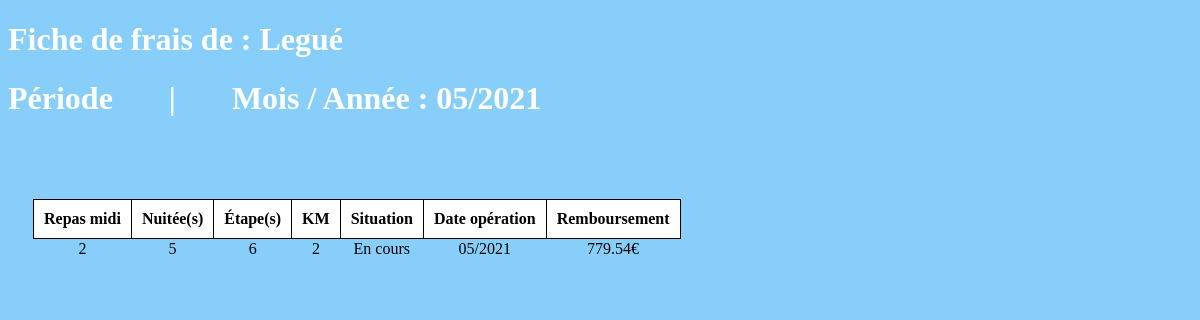
Page /PHP/LireFicheFrais.php?id=18 (signed in) on the committed database.
### tables this page shows
CREATE TABLE `fichefrais` (
  `id` int NOT NULL,
  `idVisiteur` char(4) NOT NULL,
  `mois` int UNSIGNED NOT NULL,
  `annee` int UNSIGNED NOT NULL,
  `nbJustificatifs` int NOT NULL,
  `montantValide` decimal(10,2) NOT NULL,
  `dateModif` date NOT NULL,
  `idEtat` char(2) NOT NULL
);

CREATE TABLE `lignefraisforfait` (
  `idFicheFrais` int NOT NULL,
  `idForfait` char(4) NOT NULL,
  `quantite` int NOT NULL,
  `id` int NOT NULL
);

### PHP/LireFicheFrais.php (the view, shortened to what this page needs)
<!DOCTYPE html>
<?php
$cnxBDD = connexion();
$nomVisiteur=$_SESSION['nomVisiteur'];
$idVisiteur=$_SESSION['idVisiteur'];
$idFicheFrais = $_GET['id'];
$sqlDate = 'SELECT mois, annee FROM FicheFrais WHERE idVisiteur='.$idVisiteur.' AND id='.$idFicheFrais.';';
                        $sqlDate = $cnxBDD -> query($sqlDate);
                        while($userData = $sqlDate -> fetch_assoc()) {
                            $sqlDateComplete = '0'.$userData['mois'].'/'.$userData['annee'];
                        }
$sqlRep ="SELECT idForfait, quantite, idFicheFrais FROM lignefraisforfait WHERE idFicheFrais='".$idFicheFrais."' AND idForfait='REP';";
    $sqlRep = $cnxBDD -> query($sqlRep);
    while($userData = $sqlRep -> fetch_assoc()) {
        $rep = $userData['quantite'];
}
$sqlNui ="SELECT idForfait, quantite, idFicheFrais FROM lignefraisforfait WHERE idFicheFrais='".$idFicheFrais."' AND idForfait='NUI';";
    $sqlNui = $cnxBDD -> query($sqlNui);
    while($userData = $sqlNui -> fetch_assoc()) {
        $nui = $userData['quantite'];
}
$sqlEta ="SELECT idForfait, quantite, idFicheFrais FROM lignefraisforfait WHERE idFicheFrais='".$idFicheFrais."' AND idForfait='ETA';";
    $sqlEta = $cnxBDD -> query($sqlEta);
    while($userData = $sqlEta -> fetch_assoc()) {
        $eta = $userData['quantite'];
}
$sqlKm ="SELECT idForfait, quantite, idFicheFrais FROM lignefraisforfait WHERE idFicheFrais='".$idFicheFrais."' AND idForfait='KM';";
    $sqlKm = $cnxBDD -> query($sqlKm);
    while($userData = $sqlKm -> fetch_assoc()) {
        $km = $userData['quantite'];
}
$sqlEtat = 'SELECT idEtat FROM ficheFrais WHERE idVisiteur='.$idVisiteur.' AND id='.$idFicheFrais.';';
                        $sqlEtat = $cnxBDD -> query($sqlEtat);
                         while($userData = $sqlEtat -> fetch_assoc()) {
                            $sqlNumeroEtat = $userData['idEtat'];
                            if ($sqlNumeroEtat == '1') {
                                $idEtat = "Cloturé";
                            } elseif ($sqlNumeroEtat == '2') {
                                $idEtat = "En cours";
                            } elseif ($sqlNumeroEtat == '3') {
                                $idEtat = "Remboursé";
                            }
}
$sqlRemboursement ="SELECT montantValide, idVisiteur, id FROM fichefrais WHERE id='".$idFicheFrais."' AND idVisiteur='".$idVisiteur."';";
    $sqlRemboursement = $cnxBDD -> query($sqlRemboursement);
    while($userData = $sqlRemboursement -> fetch_assoc()) {
        $remboursement = $userData['montantValide']."€";
}
?>
<html>
    <head>
        <link href="FeuilleCSS.css" rel="stylesheet">
    </head>
    <body class="bodyRenseignerFicheFrais" style="background-color:lightskyblue; color:white">
        <div> <h1>Fiche de frais de : <?php echo $nomVisiteur ?></h1> </div>
        <h1>Période &nbsp &nbsp &nbsp | &nbsp &nbsp &nbsp Mois / Année : <?php echo $sqlDateComplete; ?> </h1>
        <br />
        <br />
        <table style="border-collapse:collapse; margin:25px; color:black;">
            <tr>
                <th> Repas midi </th>
                <th> Nuitée(s) </th>
                <th> Étape(s) </th>
                <th> KM </th>
                <th> Situation </th>
                <th> Date opération </th>
                <th> Remboursement </th>
            </tr>
            <tr>
                <td> <?php echo $rep ?> </td>
                <td> <?php echo $nui ?> </td>
                <td> <?php echo $eta ?> </td>
                <td> <?php echo $km ?> </td>
                <td> <?php echo $idEtat ?> </td>
                <td> <?php echo $sqlDateComplete ?> </td>
                <td> <?php echo $remboursement ?> </td>
        </table>
    </body>
</html>

### PHP/FeuilleCSS.css (style rules this page uses)
th { border: 1px solid black; background-color:white; padding: 10px; }
td { text-align: center; }

### rows in the picture
fichefrais: sqlDateComplete "05/2021", idEtat "En cours", montantValide "779.54€"
lignefraisforfait: quantite "2"
lignefraisforfait: quantite "5"
lignefraisforfait: quantite "6"
lignefraisforfait: quantite "2"

### other values in the picture
$nomVisiteur "Legué"
